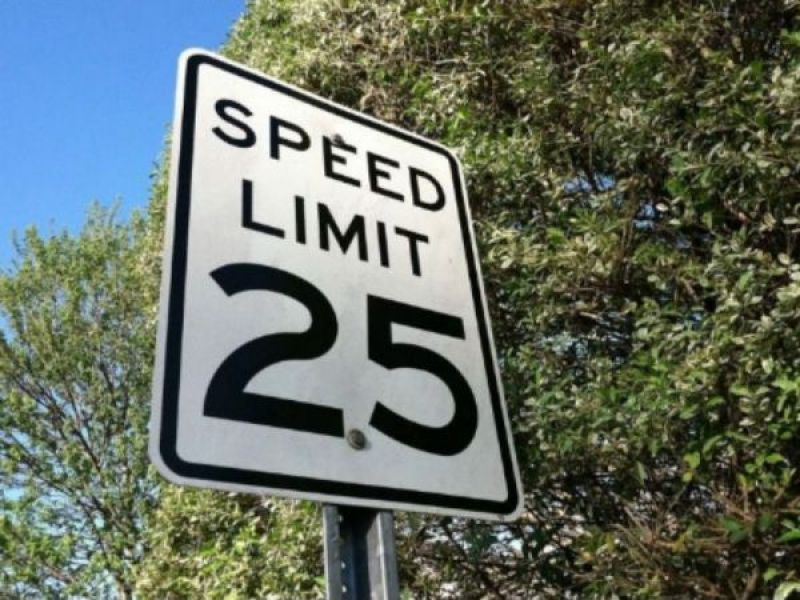
#> input picture Section5/Speed_Sign_View_2.jpg, 800 x 600 px
$ jupyter execute --allow-errors Activity_ImageCroppingDilationErosion.ipynb
#> lines starting #> are read from the running program, lines starting #| are printed output that depends on the picture
[cell 1]
import matplotlib.image as mpimg
import matplotlib.pyplot as plt
import numpy as np
import cv2

image = cv2.imread('Self_Driving_Car.jpg')

cv2.imshow('Original Image', image)
cv2.waitKey(0)
cv2.destroyAllWindows()

#> (a cell that did not finish here is left out)

#> (a cell that did not finish here is left out)

#> (a cell that did not finish here is left out)

# Performing Cropping

#> (a cell that did not finish here is left out)

#> (a cell that did not finish here is left out)

#> (a cell that did not finish here is left out)

#> (a cell that did not finish here is left out)

# Perform Dilation and Erosion Operations

[cell 9]
image = cv2.imread('Speed_Sign_View_2.jpg')
#> image is the input picture: shape (600, 800, 3); mean B, G, R 99.4, 110.1, 100.7

[cell 10]
kernel = np.ones((8,8), np.uint8)

image_erosion = cv2.erode(image, kernel, iterations = 1) # Try several iterations
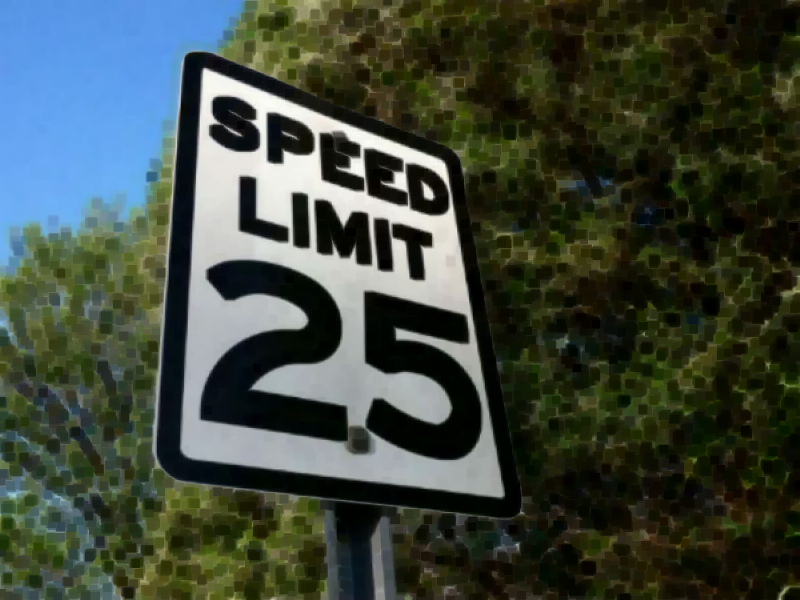
#> image_erosion: shape (600, 800, 3); mean B, G, R 61.4, 71.3, 61.9
image_dilation = cv2.dilate(image, kernel, iterations =1)
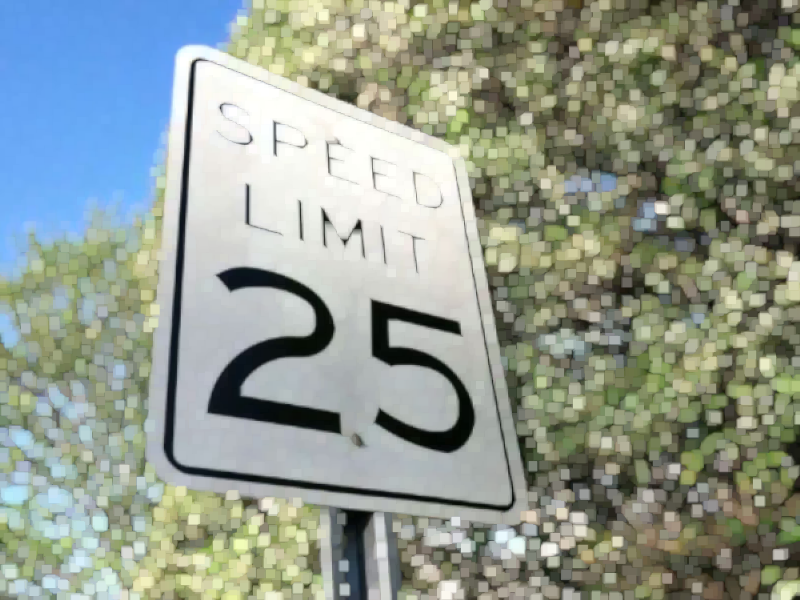
#> image_dilation: shape (600, 800, 3); mean B, G, R 144.6, 154.9, 145.6

cv2.imshow('Input', image)
cv2.imshow('Erosion', image_erosion)
cv2.imshow('Dilation', image_dilation)

cv2.waitKey()
cv2.destroyAllWindows()
